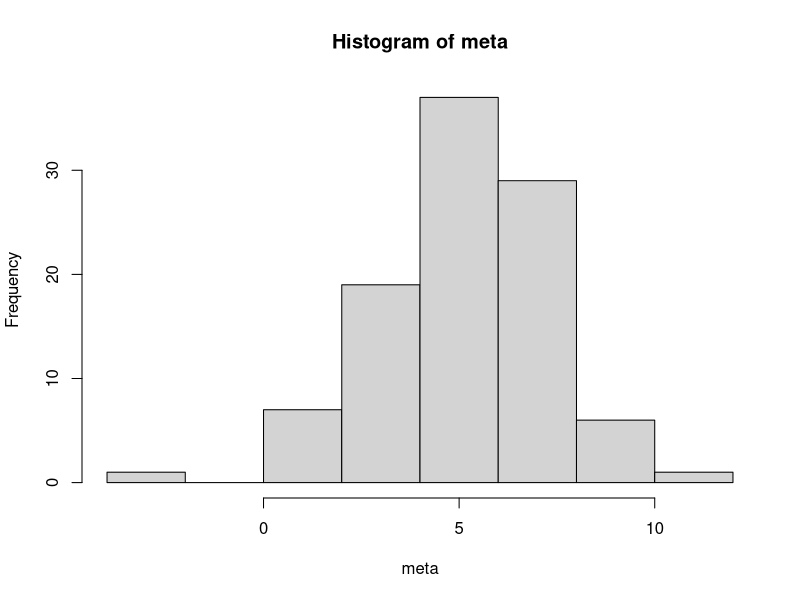
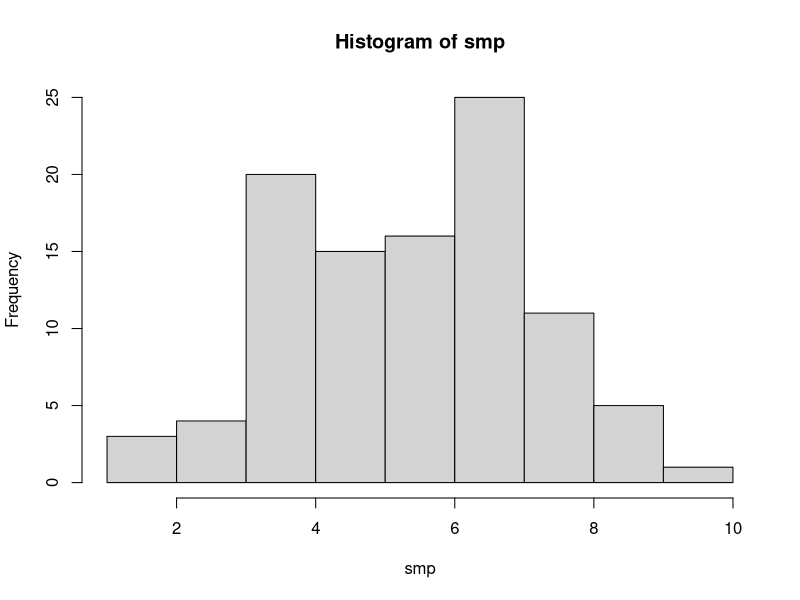
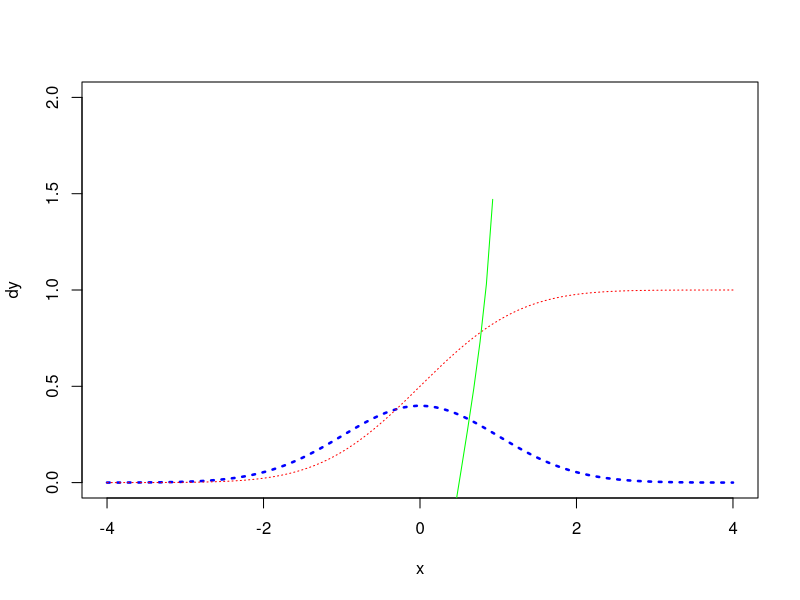
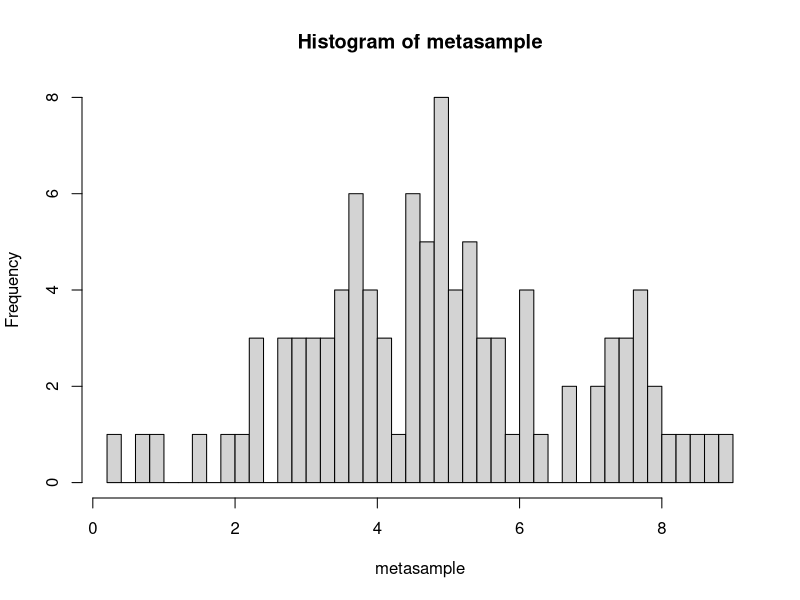
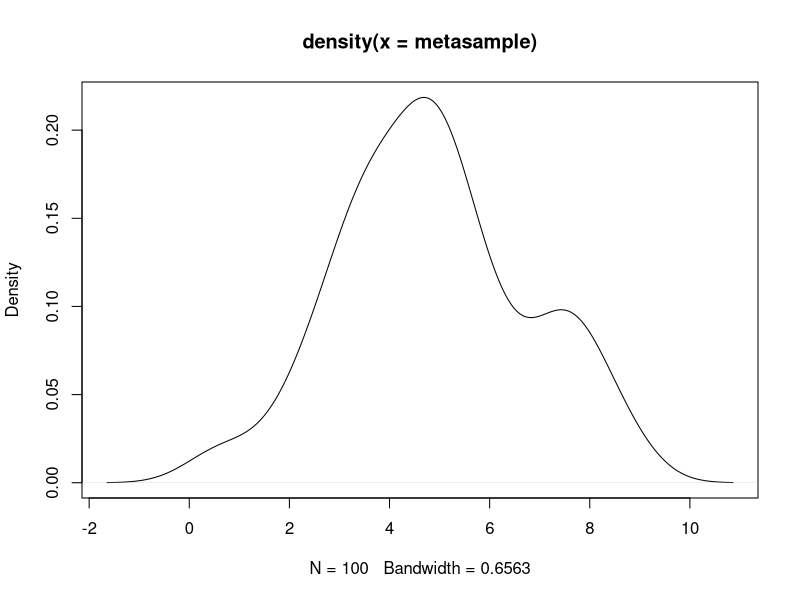
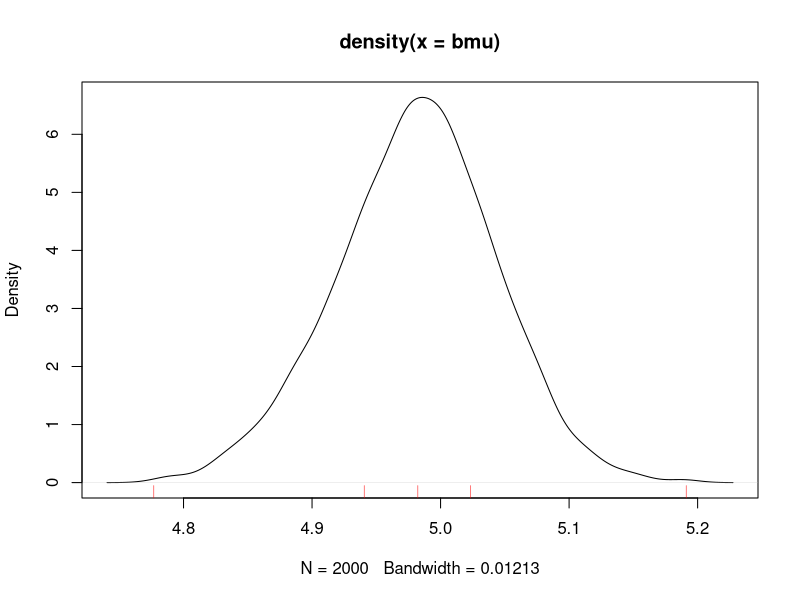
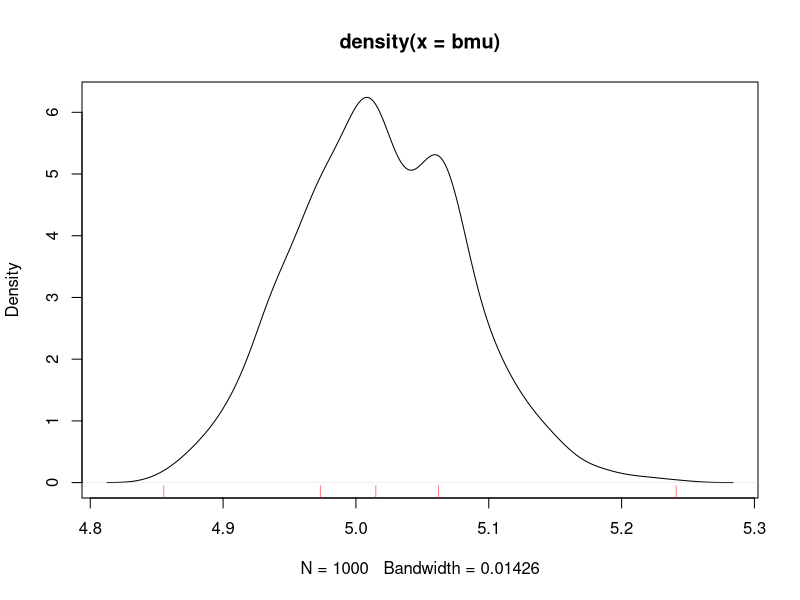
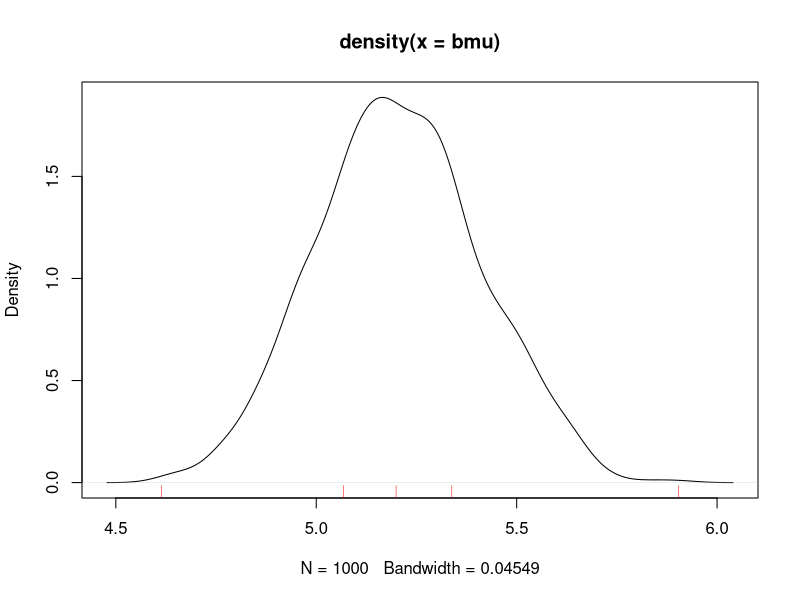

Source code (R) for these figures, in order:
## ---- chunk 1
knitr::opts_chunk$set(echo = TRUE)
## ---- chunk 2
N <-100
meta <- rnorm(N,5,2)  #全校有100個人
idx <- as.integer(runif(N)*N)+1  #條件:100個號碼中隨機抽100個，可以重複(重複抽樣)

#利用runif產生0~1的亂數100個，因為要產生1~100的數字，所以要將runif()*100，ex:(0~1)*100=0~100，產生出來會是0~99，所以要+1，變成0~100
hist(meta)

#meta[idx]    #動作:從meta中抽idx
smp <- meta[idx]  
 
s.sum <- summary(smp)
hist(smp)
s.mean <- s.sum[4]  #平均值mean
s.sd <- sd(smp)/sqrt(300)

#統計
print("sample mean")
print(s.mean) 
print("sample sd")
print(s.sd)

s.conf <- c(-1.96*s.sd, 1.96*s.sd)+s.mean
s.conf
## ---- chunk 3
x <- seq(-4,4,length=100)
dy<- dnorm(x)
plot(x,dy,type="l",col="blue",lwd=2.5, lty="dotted",ylim=c(0,2))
#col顏色, lwd粗度, lty線條#plot是新增一張圖(開新視窗)

py <- pnorm(x)
lines(x,py,lty="dotted",col="red")  #lines是既有圖上新增
qy <- qnorm(x)
lines(x,qy,lty="solid",col="green")

## ---- chunk 4
N <-100
metasample <- rnorm(N,5,2)  #全校有100個人
rndno <- as.integer(runif(N)*N)+1 
smp <- metasample[rndno]

hist(metasample,breaks = 50)

dd <- density(metasample) #density用來做資料探索
plot(dd)

#hist(metasample)

#lx <- seq(min(metasample), max(metasample), length=100)
#ly <- dnorm(lx, mean(metasample), sd(metasample))
#pnorm(lx)

#sy <- ly*N**diff(lx)[1]  #面積*density
#diff:後-前，diff(lx)[1]拿出lx的間隔
#lines(lx,sy)
## ---- chunk 5
x <- 4
if(x>3){
  print("dd")
  
  } else {
  print("small")
}

#else要放在}後面
## ---- chunk 6
x <- -4
if(x<0){
  print("Negative")
}else {
  print("Zero")
}
## ---- chunk 7
x <- rnorm(10)
for(i in 1:10){
 print(x)
}
## ---- chunk 8
N <-1000
metasample <- rnorm(N,5,2)  
bmu <- numeric(2000)  #給bmu1000個空位

for(i in 1:2000){
  rndno <- as.integer(runif(N)*N)+1 #每次抽100個號碼
  smp <- metasample[rndno] #其中1次
  bmu[i] <- mean(smp)
 
}

p <- density(bmu)
plot(p)
qq <- quantile(bmu)
qq
rug(qq, col="red")
## ---- chunk 9
N <-1000
metasample <- rnorm(N,5,2)  
bmu <- numeric(1000)  #給bmu1000個空位

for(i in 1:1000){
  rndno <- as.integer(runif(N)*N)+1 #每次抽100個號碼
  smp <- metasample[rndno] #其中1次
  bmu[i] <- mean(smp)
 
}

p <- density(bmu)
plot(p)
qq <- quantile(bmu)
qq
rug(qq, col="red")
## ---- chunk 10
N <-100
metasample <- rnorm(N,5,2)  
bmu <- numeric(1000)  #給bmu1000個空位

for(i in 1:1000){
  rndno <- as.integer(runif(N)*N)+1 #每次抽100個號碼
  smp <- metasample[rndno] #其中1次
  bmu[i] <- mean(smp)
 
}

p <- density(bmu)
plot(p)
qq <- quantile(bmu)
qq
rug(qq, col="red")
## ---- chunk 11
N <-10
metasample <- rnorm(N,5,2)  
bmu <- numeric(1000)  #給bmu1000個空位

for(i in 1:1000){
  rndno <- as.integer(runif(N)*N)+1 #每次抽100個號碼
  smp <- metasample[rndno] #其中1次
  bmu[i] <- mean(smp)
 
}

p <- density(bmu)
plot(p)
qq <- quantile(bmu)
qq
rug(qq, col="red")

